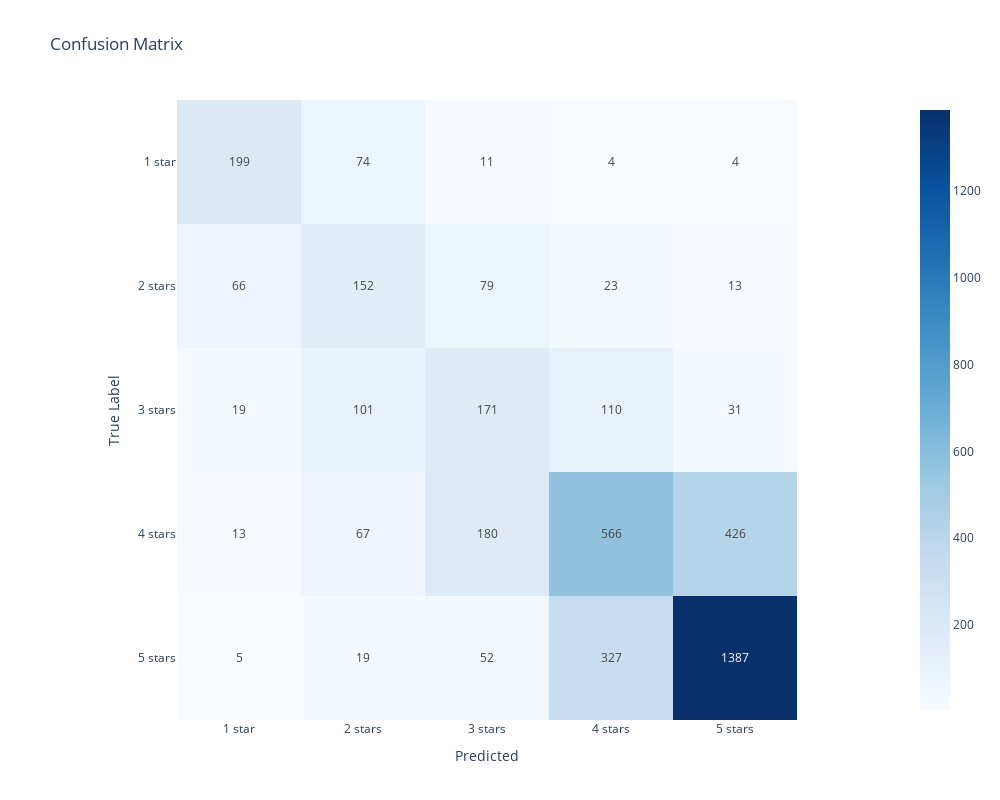

Notebook cell for this chart:
### Markdown cell above
### Model with LogisticRegression and TF-IDF but this time with oversampling with SMOTE

### Code cell
# instantiate the Model class with text and labels (X and y), a logistic regression model and a tfidf vectorizer
model_clf = Improved_model(X, y, LogisticRegression(class_weight='balanced', solver='liblinear'), TfidfVectorizer(preprocessor=preprocess_text),SMOTE(random_state=42), random_seed=42, test_size=0.2)

# fit the model
model_clf.fit()

# predict and generate classification report
model_clf.report(class_labels)

### Figure 1 — Plotly figure (JSON) as saved in the notebook; plotly's stock layout.template omitted (floating-point values rounded to 4 significant figures)
{"data": [{"coloraxis": "coloraxis", "hovertemplate": "Predicted: %{x}<br>True Label: %{y}<br>color: %{z}<extra></extra>", "name": "0", "texttemplate": "%{z}", "type": "heatmap", "x": ["1 star", "2 stars", "3 stars", "4 stars", "5 stars"], "xaxis": "x", "y": ["1 star", "2 stars", "3 stars", "4 stars", "5 stars"], "yaxis": "y", "z": [[199, 74, 11, 4, 4], [66, 152, 79, 23, 13], [19, 101, 171, 110, 31], [13, 67, 180, 566, 426], [5, 19, 52, 327, 1387]]}], "layout": {"coloraxis": {"colorscale": [[0, "rgb(247,251,255)"], [0.125, "rgb(222,235,247)"], [0.25, "rgb(198,219,239)"], [0.375, "rgb(158,202,225)"], [0.5, "rgb(107,174,214)"], [0.625, "rgb(66,146,198)"], [0.75, "rgb(33,113,181)"], [0.875, "rgb(8,81,156)"], [1, "rgb(8,48,107)"]]}, "height": 800, "title": {"text": "Confusion Matrix"}, "width": 1000, "xaxis": {"anchor": "y", "constrain": "domain", "domain": [0, 1], "scaleanchor": "y", "title": {"text": "Predicted"}}, "yaxis": {"anchor": "x", "autorange": "reversed", "constrain": "domain", "domain": [0, 1], "title": {"text": "True Label"}}}}
